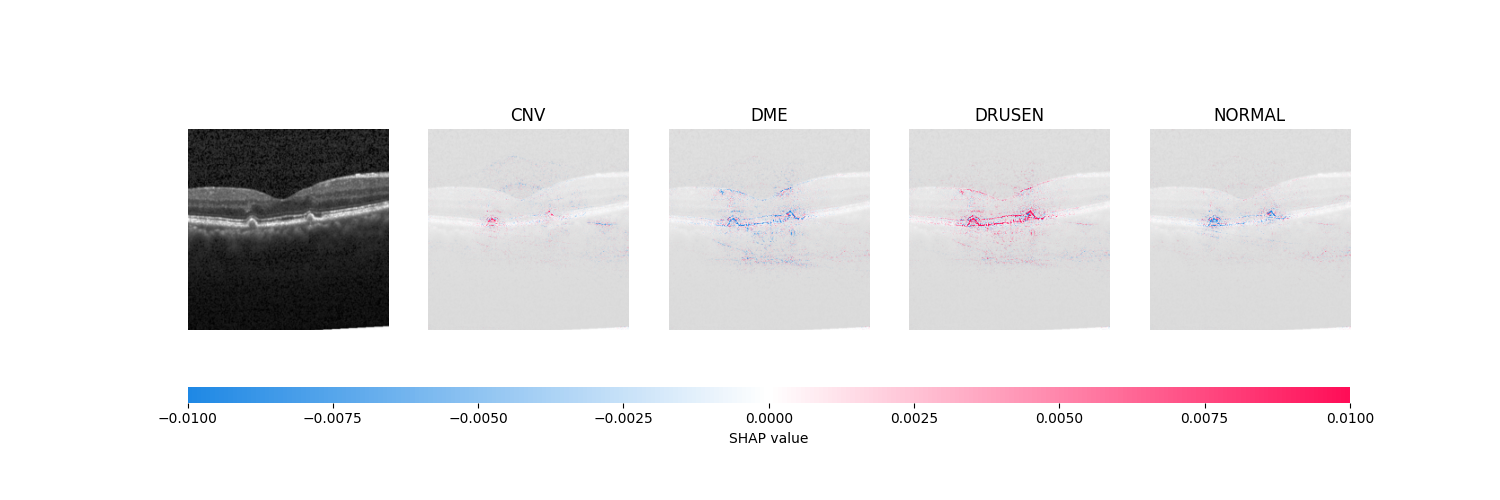

This chart was generated by the following Python code:
import torch
import torch.nn as nn
from torchvision import models, transforms
from torch.utils.data import DataLoader, Subset
import shap
import matplotlib.pyplot as plt

# Config
DEVICE = torch.device("cuda" if torch.cuda.is_available() else "cpu")
MODEL_PATH = "vgg16final.pt"
DATA_DIR = './data'
BG_SIZE = 2  # Reduced background samples for faster computation
IMG_SIZE = 224

# Simplified transforms
transform = transforms.Compose([
    transforms.Resize(256),
    transforms.CenterCrop(IMG_SIZE),
    transforms.ToTensor(),
])

# Model loader
def load_model(num_classes):
    model = models.vgg16_bn(pretrained=False)
    
    # Freeze features and modify classifier
    for param in model.features.parameters():
        param.requires_grad = False
    num_features = model.classifier[6].in_features
    model.classifier = nn.Sequential(*list(model.classifier.children())[:-1], 
                                   nn.Linear(num_features, num_classes))
    
    # Load weights and disable inplace ReLU for SHAP compatibility
    model.load_state_dict(torch.load(MODEL_PATH, map_location=DEVICE))
    for module in model.modules():
        if isinstance(module, nn.ReLU):
            module.inplace = False
    
    return model.to(DEVICE).eval()

# Data sampler
def get_sample(dataset, n=4):
    indices = torch.randperm(len(dataset))[:n]
    return Subset(dataset, indices)

# Main execution
if __name__ == "__main__":
    # Load minimal dataset
    dataset = torchvision.datasets.ImageFolder(DATA_DIR, transform=transform)
    bg_subset = get_sample(dataset, BG_SIZE)
    bg_loader = DataLoader(bg_subset, batch_size=BG_SIZE)
    background, _ = next(iter(bg_loader))
    
    # Prepare model and explainer
    model = load_model(len(dataset.classes))
    explainer = shap.DeepExplainer(model, background.to(DEVICE))
    
    # Process single test image
    test_image, label = next(iter(DataLoader(get_sample(dataset, 1), batch_size=1)))
    shap_values = explainer.shap_values(test_image.to(DEVICE))
    
    # Visualization
    shap.image_plot(
        [sv.transpose(0, 2, 3, 1) for sv in shap_values],  # Direct shape adjustment
        test_image.numpy().transpose(0, 2, 3, 1),
        true_labels=[dataset.classes[label.item()]],
        labels=dataset.classes,
        show=False
    )
    plt.savefig('shap_output.png', bbox_inches='tight')
    plt.close()